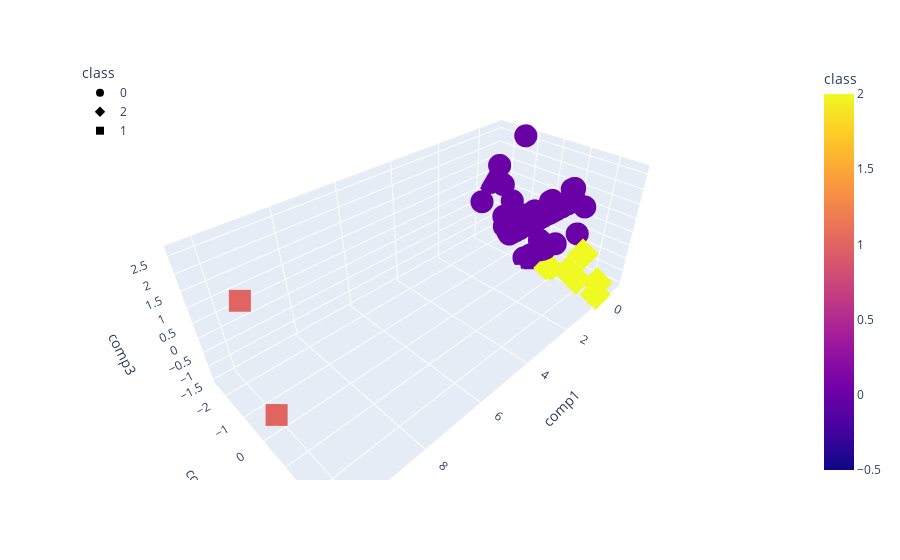

The notebook cell this image was saved under:
### Markdown cell above
### Visualizing Results

#### 3D-Scatter with Clusters

### Code cell
# Create a 3D-Scatter with the PCA data and the clusters
fig = px.scatter_3d(
    crypto_pca_df,
    x="comp1",
    y="comp2",
    z="comp3",
    color="class",
    symbol="class",
    width=800,
)
fig.update_layout(legend=dict(x=0, y=1))
fig.show()
